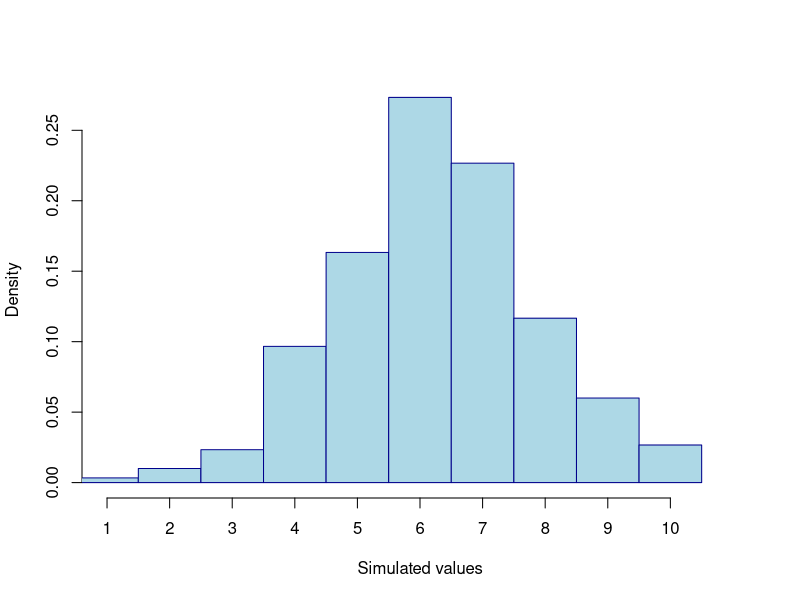
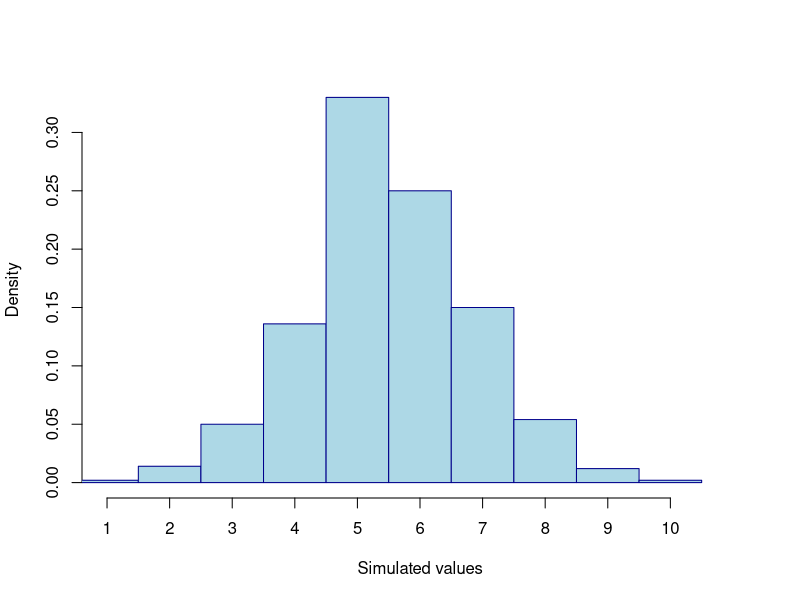
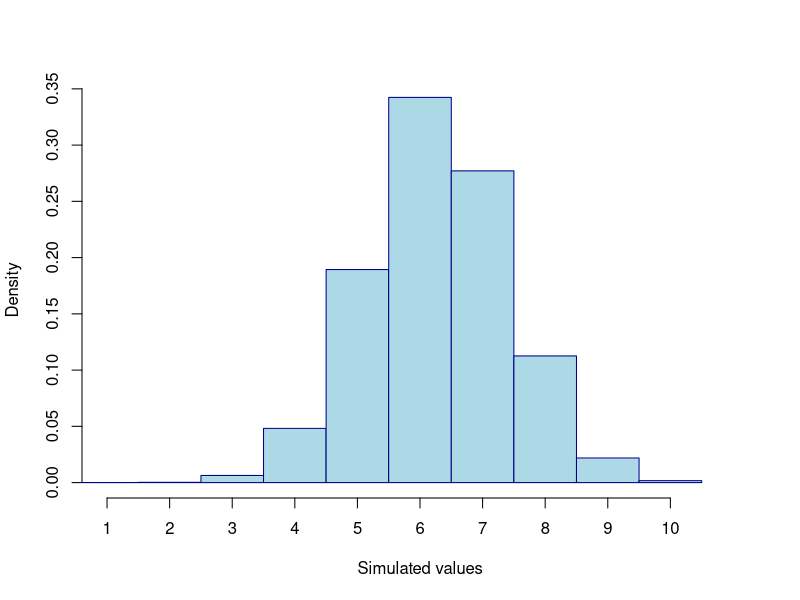
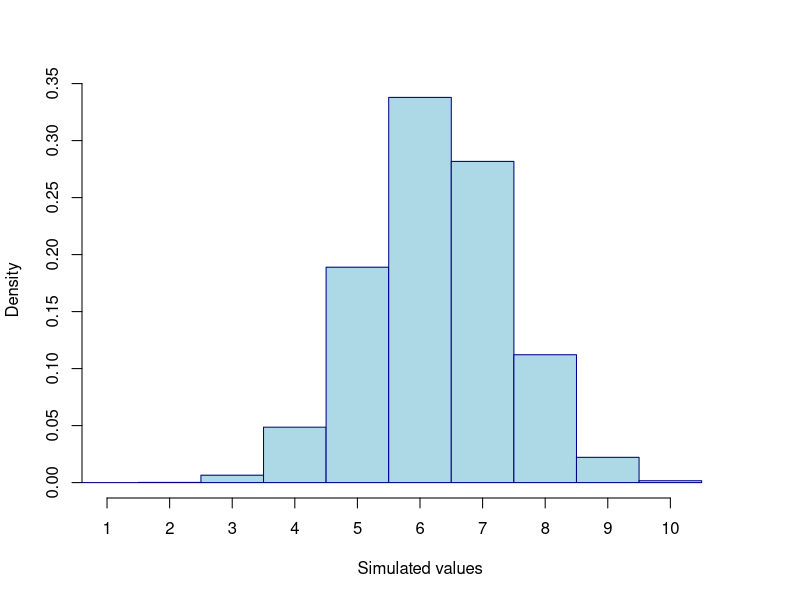
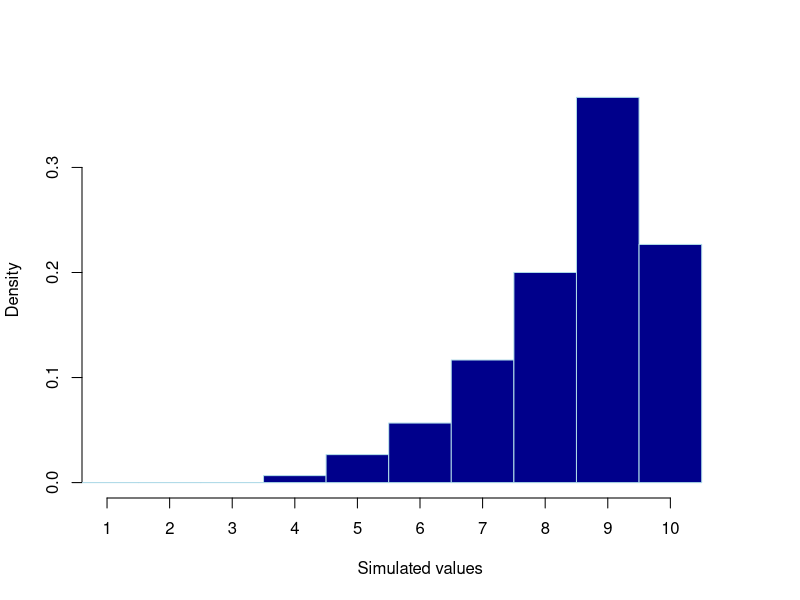
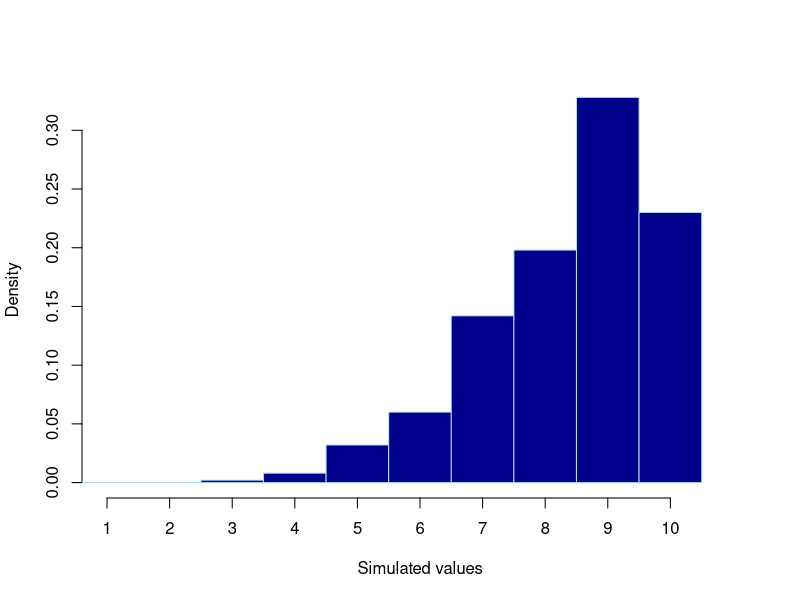
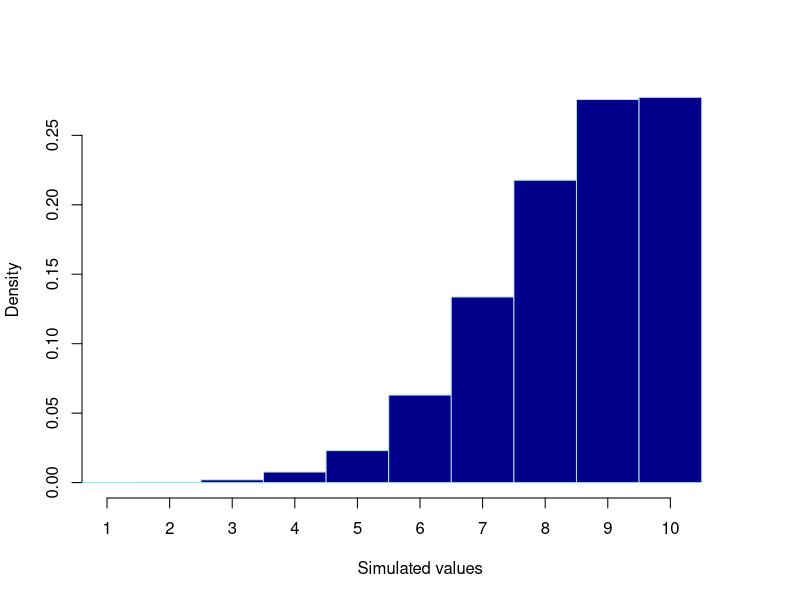
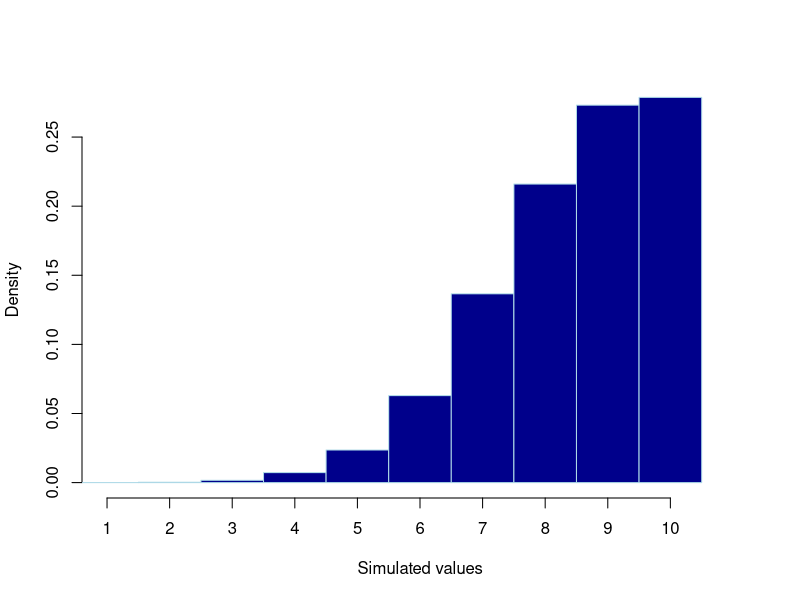

Write the R code that produced these figures, in order. (Note: this script raises an error after producing the figures.)
#### Simulation to assess robustness and accuracy of mode detection methods #####
#             Step 1: Simulate distributions of ordinal variables              #

if (!require("truncnorm")) install.packages("truncnorm")
library(truncnorm)
library(dplyr)


# Step 1: Simulate distributions
# - Unimodal: Gaussians and truncated Gaussians (right and left skewed)
# - Bimodal: Gaussians with small and large overlap; truncated Gaussians
# - Trimodal: Gaussians with small and large overlap; truncated Gaussians
# - Uniform distributions
# - Beta distributions?
# -> different sample sizes (300, 500, 20000, 30000) 
# -> all on categorical scale (1-10)


# STEP 1: SIMULATE DISTRIBUTIONS ----------------------------------------------#

# unimodal distributions------------------------------------

# define function to simulate (truncated) normal distribution
simulate_unimodal <- function(n, mu, sigma, truncated = FALSE){  
    # non-truncated distributions
  if(truncated == FALSE){
    # Generate normal distribution data
    data <- rnorm(n, mean = mu, sd = sigma)
    
    # scale to 1-10 without truncating
    data_scaled <- 9 * (data - min(data)) / (max(data) - min(data)) + 1 
    
    # Converting to categorical data 
    if(mu > 5){
      categorical_data <- floor(data_scaled)
    } else {
      categorical_data <- ceiling(data_scaled)
    }
    
  # truncated distributions   
  } else {
    # Generate truncated normal distribution data 
    data <- rtruncnorm(n, a=1, b=10, mean=mu, sd=sigma)
    
    # Converting to categorical data 
    if(mu > 5){
      categorical_data <- ceiling(data)
    } else {
      categorical_data <- floor(data)
    }
  }
  
  return(categorical_data)
}


# simulate non-truncated normals --
# non-truncated, N = 300
set.seed(1)
normal1 <- simulate_unimodal(n=300, mu=5, sigma=2, truncated = FALSE)

# non-truncated, N = 500
set.seed(1)
normal2 <- simulate_unimodal(n=500, mu=5, sigma=2)

# non-truncated, N = 20,000
set.seed(1)
normal3 <- simulate_unimodal(n=20000, mu=5, sigma=2)

# non-truncated, N = 30,000
set.seed(1)
normal4 <- simulate_unimodal(n=30000, mu=5, sigma=2)

# simulate truncated normals --

# truncated, right skewed,  N = 300
set.seed(1)
trunc_normal1R <- simulate_unimodal(n=300, mu=9, sigma= 2, truncated = TRUE)

# truncated, right skewed,  N = 500  
set.seed(1)
trunc_normal2R <- simulate_unimodal(n=500, mu=9, sigma= 2,  truncated = TRUE)

# truncated, right skewed,  N = 20,000
set.seed(1)
trunc_normal3R <- simulate_unimodal(n=20000, mu=9, sigma= 2, truncated = TRUE)

# truncated, right skewed,  N = 30,000  
set.seed(1)
trunc_normal4R <- simulate_unimodal(n=30000, mu=9, sigma= 2,  truncated = TRUE)

# truncated, left skewed,  N = 300
set.seed(1)
trunc_normal1L <- simulate_unimodal(n=300, mu=2, sigma= 2,  truncated = TRUE)

# truncated, left skewed,  N = 500
set.seed(1)
trunc_normal2L <- simulate_unimodal(n=500, mu=2, sigma= 2, truncated = TRUE)

# truncated, left skewed,  N = 20,000 
set.seed(1)
trunc_normal3L <- simulate_unimodal(n=20000, mu=2, sigma= 2,  truncated = TRUE)

# truncated, left skewed,  N = 30,000
set.seed(1)
trunc_normal4L <- simulate_unimodal(n=30000, mu=2, sigma= 2, truncated = TRUE)


# plot all unimodal distributions -----
unimodal_list <- list(normal1, normal2, normal3, normal4, trunc_normal1R, trunc_normal2R, 
             trunc_normal3R, trunc_normal4R, trunc_normal1L, trunc_normal2L, 
             trunc_normal3L, trunc_normal4L)
titles <- c("Normal distribution (N = 300, mean = 5, SD = 2)", 
            "Normal distribution (N = 500, mean = 5, SD = 2)",
            "Normal distribution (N = 20,000, mean = 5, SD = 2)", 
            "Normal distribution (N = 30,000, mean = 5, SD = 2)", 
            "Truncated normal distribution (mean = 9, sd = 2, N = 300)", 
            "Truncated normal distribution (mean = 9, sd = 2, N = 500)",
            "Truncated normal distribution (mean = 9, sd = 2, N = 20,000)",
            "Truncated normal distribution (mean = 9, sd = 2, N = 30,000)",
            "Truncated normal distribution (mean = 2, sd = 2, N = 300)", 
            "Truncated normal distribution (mean = 2, sd = 2, N = 500)",
            "Truncated normal distribution (mean = 2, sd = 2, N = 20,000)",
            "Truncated normal distribution (mean = 2, sd = 2, N = 30,000)")

colors <- c(rep("lightblue", 4), rep("darkblue", 8))
borders <- c(rep("darkblue", 4), rep("lightblue", 8))

#par(mfrow = c(3,4))
for (i in 1:length(unimodal_list)) {
  hist(unimodal_list[[i]],
       breaks = 0.5 + 0:10, xlim=c(1,11),
       prob = TRUE, 
       main = "", 
       xlab = "Simulated values", 
       xaxt = "n",
       col = colors[i], 
       border = borders[i])
  axis(1, at=1:10, labels=1:10)
}

# save simulated distributions
saveRDS(unimodal_list, "./Analyses/Modality_detection/unimodal_distributions.RData")


# Bimodal mixture distributions ----------------------------------

# define function to simulate (truncated) mixture of 2 normal distributions
simulate_bimodal <- function(n1, mu1, sigma1, n2, mu2, sigma2, truncated = FALSE){  
 
   # non-truncated distributions
  if(truncated == FALSE){
    # Generate 1st normal distribution 
    data1 <- rnorm(n1, mean = mu1, sd = sigma1)
    # General 2nd normal distribution 
    data2 <- rnorm(n2, mean = mu2, sd = sigma2)
  
    # merge 
    data <- c(data1, data2)
    
    # scale to 0.5-10 without truncating (linear transformation)
    data_scaled <- 9.5 * (data - min(data)) / (max(data) - min(data)) + 0.5
    
    # Converting to categorical data 
    categorical_data <- ceiling(data_scaled)
    
    # truncated distributions   
  } else if(truncated == TRUE) {
    # Generate 1st truncated normal distribution data 
    data1 <- rtruncnorm(n1, a=0.5, b=10, mean=mu1, sd=sigma1)
    data2 <- rtruncnorm(n2, a=0.5, b=10, mean=mu2, sd=sigma2)
    
    # merge 
    data <- c(data1, data2)
    
    # categorize
    categorical_data <- ceiling(data)
  } 
  return(categorical_data)
}



# simulate non.truncated normal bimodal distributions ---

# small diverence, N = 300
set.seed(1)
bi_normal1 <- simulate_bimodal(n1 = 125, mu1 = 4, sigma1 = 1, 
                               n2 = 175, mu2 = 7.5, sigma2 = 1)

# small divergence, N = 500
set.seed(1)
bi_normal2 <- simulate_bimodal(n1 = 220, mu1 = 4, sigma1 = 1, 
                               n2 = 280, mu2 = 7.5, sigma2 = 1)

# small divergence, N = 20,000
set.seed(1)
bi_normal3 <- simulate_bimodal(n1 = 9000, mu1 = 4, sigma1 = 1, 
                               n2 = 11000, mu2 = 7.5, sigma2 = 1)

# small divergence, N = 30,000
set.seed(1)
bi_normal4 <- simulate_bimodal(n1 = 12000, mu1 = 4, sigma1 = 1, 
                               n2 = 18000, mu2 = 7.5, sigma2 = 1)

# strong divergence, N = 300
set.seed(1)
bi_normal5 <- simulate_bimodal(n1 = 125, mu1 = 2, sigma1 = 1, 
                               n2 = 175, mu2 = 8, sigma2 = 1)

# strong divergence, N = 500
set.seed(1)
bi_normal6 <- simulate_bimodal(n1 = 220, mu1 = 2, sigma1 = 1, 
                               n2 = 280, mu2 = 8, sigma2 = 1)

# strong divergence, N = 20,000
set.seed(1)
bi_normal7 <- simulate_bimodal(n1 = 9000, mu1 = 2, sigma1 = 1, 
                               n2 = 11000, mu2 = 8, sigma2 = 1)

# strong divergence, N = 30,000
set.seed(1)
bi_normal8 <- simulate_bimodal(n1 = 12000, mu1 = 2, sigma1 = 1, 
                               n2 = 18000, mu2 = 8, sigma2 = 1)


# simulate truncated normal bimodal distributions ---

# strong divergence, N = 300
set.seed(1)
bi_normal_trunc1 <- simulate_bimodal(n1 = 150, mu1 = 1, sigma1 = 1.5, 
                                     n2 = 150, mu2 = 10, sigma2 = 1.5, 
                                     truncated = TRUE)

# strong divergence, N = 500
set.seed(1)
bi_normal_trunc2 <- simulate_bimodal(n1 = 250, mu1 = 1, sigma1 = 1.5, 
                                     n2 = 250, mu2 = 10, sigma2 = 1.5, 
                                     truncated =TRUE)

# strong divergence, N = 20,000
set.seed(1)
bi_normal_trunc3 <- simulate_bimodal(n1 = 10000, mu1 = 1, sigma1 = 1.5, 
                                     n2 = 10000, mu2 = 10, sigma2 = 1.5, 
                                     truncated = TRUE)

# strong divergence, N = 30,000
set.seed(1)
bi_normal_trunc4 <- simulate_bimodal(n1 = 15000, mu1 = 1, sigma1 = 1.5, 
                                     n2 = 15000, mu2 = 10, sigma2 = 1.5, 
                                     truncated = TRUE)


# plot all bimodal distributions --- 
bimodal_list <- list(bi_normal1, bi_normal2, bi_normal3, bi_normal4, bi_normal5, 
                    bi_normal6, bi_normal7, bi_normal8, bi_normal_trunc1, bi_normal_trunc2, 
                    bi_normal_trunc3, bi_normal_trunc4)
titles <- c("2 Normal distributions (N = 300, moderate divergence)", 
            "2 Normal distributions (N = 500,  moderate divergence)",
            "2 Normal distributions (N = 20,000,  moderate divergence)", 
            "2 Normal distributions (N = 30,000,  moderate divergence)", 
            "2 Normal distributions (N = 300, strong divergence)", 
            "2 Normal distributions (N = 500,  strong divergence)",
            "2 Normal distributions (N = 20,000,  strong divergence)", 
            "2 Normal distributions (N = 30,000,  strong divergence)",
            "2 Truncated normal distributions (N = 300)", 
            "2 Truncated normal distributions (N = 500)",
            "2 Truncated normal distributions (N = 20,000)",
            "2 Truncated normal distributions (N = 30,000)")

colors <- c(rep("lightblue", 8), rep("darkblue", 4))
borders <- c(rep("darkblue", 8), rep("lightblue", 4))

par(mfrow = c(3,4))
for (i in 1:length(bimodal_list)) {
  hist(bimodal_list[[i]],
       breaks = 0.5 + 0:10, xlim=c(1,11),
       prob = TRUE, 
       main = "", 
       xlab = "Simulated values", 
       xaxt = "n",
       col = colors[i], 
       border = borders[i])
  axis(1, at=1:10, labels=1:10)
}

# save simulated distributions
saveRDS(bimodal_list, "./Analyses/Modality_detection/bimodal_distributions.RData")


# Simulate uniform distribution ---------------------

# for N = 300 and N=30,000
set.seed(1)
uniform1 <- sample(1:10, size = 300, replace = TRUE)

set.seed(1)
uniform2 <- sample(1:10, size = 30000, replace = TRUE)

# plot
par(mfrow=c(1,2))
hist(uniform1,
     breaks = 0.5 + 0:10, xlim=c(1,11),
     prob = TRUE, 
     main = "", 
     xlab = "Simulated values", 
     xaxt = "n",
     col = "pink")
axis(1, at=1:10, labels=1:10)

hist(uniform2,
     breaks = 0.5 + 0:10, xlim=c(1,11),
     prob = TRUE, 
     main = "", 
     xlab = "Simulated values", 
     xaxt = "n",
     col = "pink")
axis(1, at=1:10, labels=1:10)


# save simulated distributions
uniform_list <- list(uniform1, uniform2)
saveRDS(uniform_list, "./Analyses/Modality_detection/uniform_distributions.RData")


# simulate trimodal distribution -------------

simulate_trimodal <-  function(n1, mu1, sigma1, n2, mu2, sigma2, n3, mu3, sigma3, truncated = FALSE){
  
  # non-truncated 
  if(truncated == FALSE){
    # Generate 3 normal distribution 
    data1 <- rnorm(n1, mean = mu1, sd = sigma1)
    data2 <- rnorm(n2, mean = mu2, sd = sigma2)
    data3 <- rnorm(n3, mean = mu3, sd = sigma3)
    
    # merge 
    data <- c(data1, data2, data3)
    
    # scale to 0.5-10 without truncating (linear transformation)
    data_scaled <- 9.5 * (data - min(data)) / (max(data) - min(data)) + 0.5
    
    # Converting to categorical data 
    categorical_data <- ceiling(data_scaled)
  
  } else {
    # Generate 1st truncated normal distribution data 
    data1 <- rtruncnorm(n1, a=0.5, b=10, mean=mu1, sd=sigma1)
    data2 <- rtruncnorm(n2, a=0.5, b=10, mean=mu2, sd=sigma2)
    data3 <- rtruncnorm(n3, a=0.5, b=10, mean=mu3, sd=sigma3)
    
    # merge 
    data <- c(data1, data2, data3)
    
    # categorize
    categorical_data <- ceiling(data)
    }
  
  return(categorical_data)
}  


# simulate mixture of non-truncated normals ----

# large overlap, N = 300
set.seed(1)
tri_normal1 <- simulate_trimodal(n1 = 100, mu1=2, sigma1 = 1,
                                 n2 = 100, mu2=5, sigma2 = 1, 
                                 n3 = 100, mu3 = 8, sigma3 = 1)

# large overlap, N = 500
set.seed(1)
tri_normal2 <- simulate_trimodal(n1 = 150, mu1=2, sigma1 = 1,
                                 n2 = 150, mu2=5, sigma2 = 1, 
                                 n3 = 200, mu3 = 8, sigma3 = 1)

# large overlap, N = 20,000
set.seed(1)
tri_normal3 <- simulate_trimodal(n1 = 6500, mu1=2, sigma1 = 1,
                                 n2 = 6500, mu2=5, sigma2 = 1, 
                                 n3 = 7000, mu3 = 8, sigma3 = 1)

# large overlap, N = 30,000
set.seed(1)
tri_normal4 <- simulate_trimodal(n1 = 10000, mu1=2, sigma1 = 1,
                                 n2 = 10000, mu2=5, sigma2 = 1, 
                                 n3 = 10000, mu3 = 8, sigma3 = 1)

# large divergence, N = 300
set.seed(1)
tri_normal5 <- simulate_trimodal(n1 = 100, mu1=2, sigma1 = 0.5,
                                 n2 = 100, mu2=6, sigma2 = 0.5, 
                                 n3 = 100, mu3=9, sigma3 = 0.5)
# large divergence, N = 500
set.seed(1)
tri_normal6 <- simulate_trimodal(n1 = 150, mu1=2, sigma1 = 0.5,
                                 n2 = 150, mu2=6, sigma2 = 0.5, 
                                 n3 = 200, mu3=9, sigma3 = 0.5)

# large divergence, N = 20,000
set.seed(1)
tri_normal7 <- simulate_trimodal(n1 = 6500, mu1=2, sigma1 = 0.5,
                                 n2 = 6500, mu2=6, sigma2 = 0.5, 
                                 n3 = 7000, mu3=9, sigma3 = 0.5)
# large divergence, N = 30,000
set.seed(1)
tri_normal8 <- simulate_trimodal(n1 = 10000, mu1=2, sigma1 = 0.5,
                                 n2 = 10000, mu2=6, sigma2 = 0.5, 
                                 n3 = 10000, mu3=9, sigma3 = 0.5)



# simulate truncated trimodal distribution -----

# N = 300
set.seed(1)
tri_normal_trunc1 <- simulate_trimodal(n1 = 100, mu1=1, sigma1 = 1,
                                 n2 = 100, mu2=5, sigma2 = 0.5, 
                                 n3 = 100, mu3=9, sigma3 = 1, 
                                 truncated = TRUE)
# N = 500
set.seed(1)
tri_normal_trunc2 <- simulate_trimodal(n1 = 150, mu1=1, sigma1 = 1,
                                      n2 = 200, mu2=5, sigma2 = 0.5, 
                                      n3 = 150, mu3=9, sigma3 = 1, 
                                      truncated = TRUE)
# N = 20,000
set.seed(1)
tri_normal_trunc3 <- simulate_trimodal(n1 = 6500, mu1=1, sigma1 = 1,
                                      n2 = 7000, mu2=5, sigma2 = 0.5, 
                                      n3 = 6500, mu3=9, sigma3 = 1, 
                                      truncated = TRUE)

# N = 30,000
set.seed(1)
tri_normal_trunc4 <- simulate_trimodal(n1 = 10000, mu1=1, sigma1 = 1,
                                      n2 = 10000, mu2=5, sigma2 = 0.5, 
                                      n3 = 10000, mu3=9, sigma3 = 1, 
                                      truncated = TRUE)


# plot all trimodal distributions --- 
trimodal_list <- list(tri_normal1, tri_normal2, tri_normal3, tri_normal4, tri_normal5,
                     tri_normal6, tri_normal7, tri_normal8, tri_normal_trunc1, 
                     tri_normal_trunc2, tri_normal_trunc3, tri_normal_trunc4)
titles <- c("3 Normal distributions (N = 300, moderate divergence)", 
            "3 Normal distributions (N = 500,  moderate divergence)",
            "3 Normal distributions (N = 20,000,  moderate divergence)", 
            "3 Normal distributions (N = 30,000,  moderate divergence)", 
            "3 Normal distributions (N = 300, strong divergence)", 
            "3 Normal distributions (N = 500,  strong divergence)",
            "3 Normal distributions (N = 20,000,  strong divergence)", 
            "3 Normal distributions (N = 30,000,  strong divergence)",
            "3 Truncated normal distributions (N = 300)", 
            "3 Truncated normal distributions (N = 500)",
            "3 Truncated normal distributions (N = 20,000)",
            "3 Truncated normal distributions (N = 30,000)")

colors <- c(rep("lightblue", 8), rep("darkblue", 4))
borders <- c(rep("darkblue", 8), rep("lightblue", 4))

par(mfrow = c(3,4))
for (i in 1:length(trimodal_list)) {
  hist(trimodal_list[[i]],
       breaks = 0.5 + 0:10, xlim=c(1,11),
       prob = TRUE, 
       main = "", 
       xlab = "Simulated values", 
       xaxt = "n",
       col = colors[i], 
       border = borders[i])
  axis(1, at=1:10, labels=1:10)
}

# save simulated distributions
saveRDS(trimodal_list, "./Analyses/Modality_detection/trimodal_distributions.RData")

# combine into overall list 
distributions_list <- c(uniform_list, unimodal_list, bimodal_list, trimodal_list)
names(distributions_list) <- c("uniform_300", "uniform_30000", "unimodal_normal_300",
                               "unimodal_normal_500", "unimodal_normal_20000", 
                               "unimodal_normal_30000", "unimodal_trunc_right_300",
                               "unimodal_trunc_right_500", "unimodal_truc_right_20000",
                               "unimodal_trunc_right_30000", "unimodal_trunc_left_300", 
                               "unimodal_trunc_left_500", "unimodal_trunc_left_20000",
                               "unimodal_trunc_left_30000", "bimodal_normal_smalldiv_300",
                               "bimodal_normal_smalldiv_500", "bimodal_normal_smalldiv_20000",
                               "bimodal_normal_smalldiv_30000", 
                               "bimodal_normal_largediv_300", "bimodal_normal_largediv_500",
                               "bimodal_normal_largediv_20000", "bimodal_normal_largediv_30000",
                               "bimodal_trunc_300", "bimodal_trunc_500", "bimodal_trunc_20000",
                               "bimodal_trunc_30000",
                               "trimodal_normal_smalldiv_300", "trimodal_normal_smalldiv_500",
                               "trimodal_normal_smalldiv_20000", "trimodal_normal_smalldiv_30000",
                               "trimodal_normal_largediv_300", "trimodal_normal_largediv_500",
                               "trimodal_normal_largediv_20000", "trimodal_normal_largediv_30000",
                               "trimodal_trunc_300", "trimodal_trunc_500", "trimodal_trunc_20000",
                               "trimodal_trunc_30000")

saveRDS(distributions_list, "./Modality_detection/all_distributions.RData")
